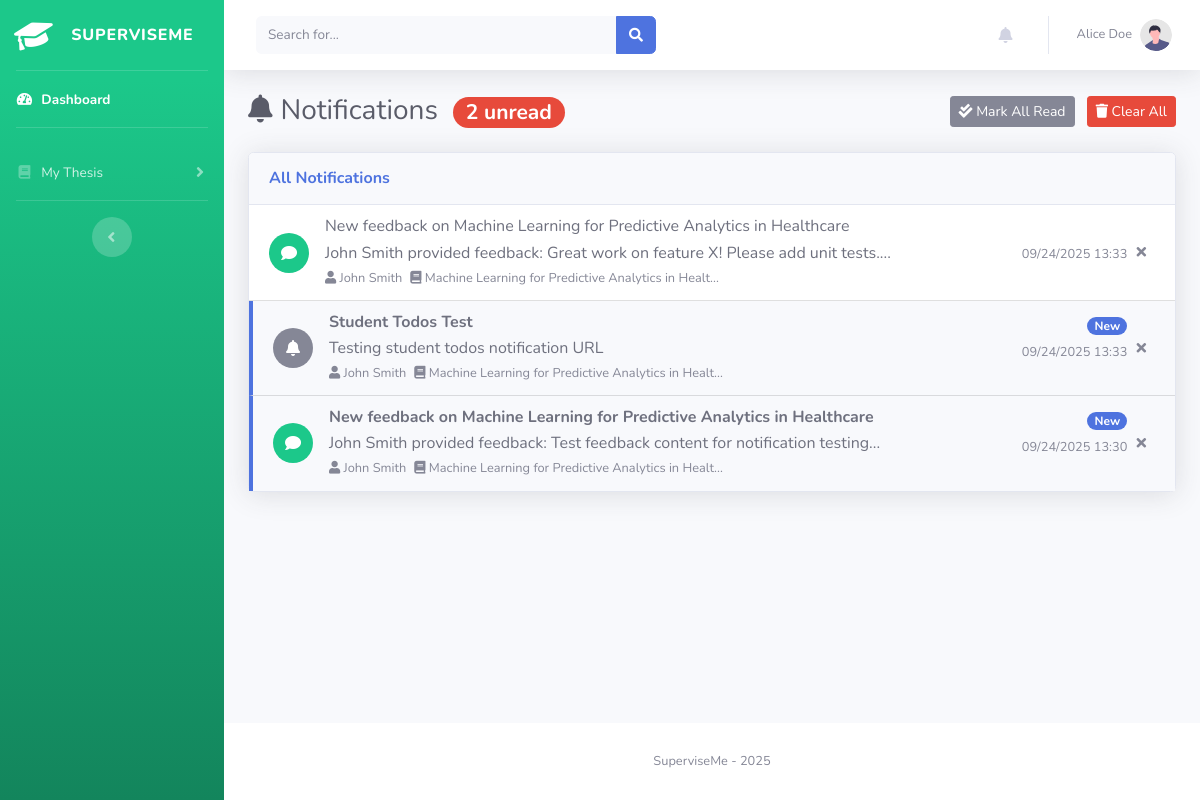
The app's page /notifications (signed in), older data.
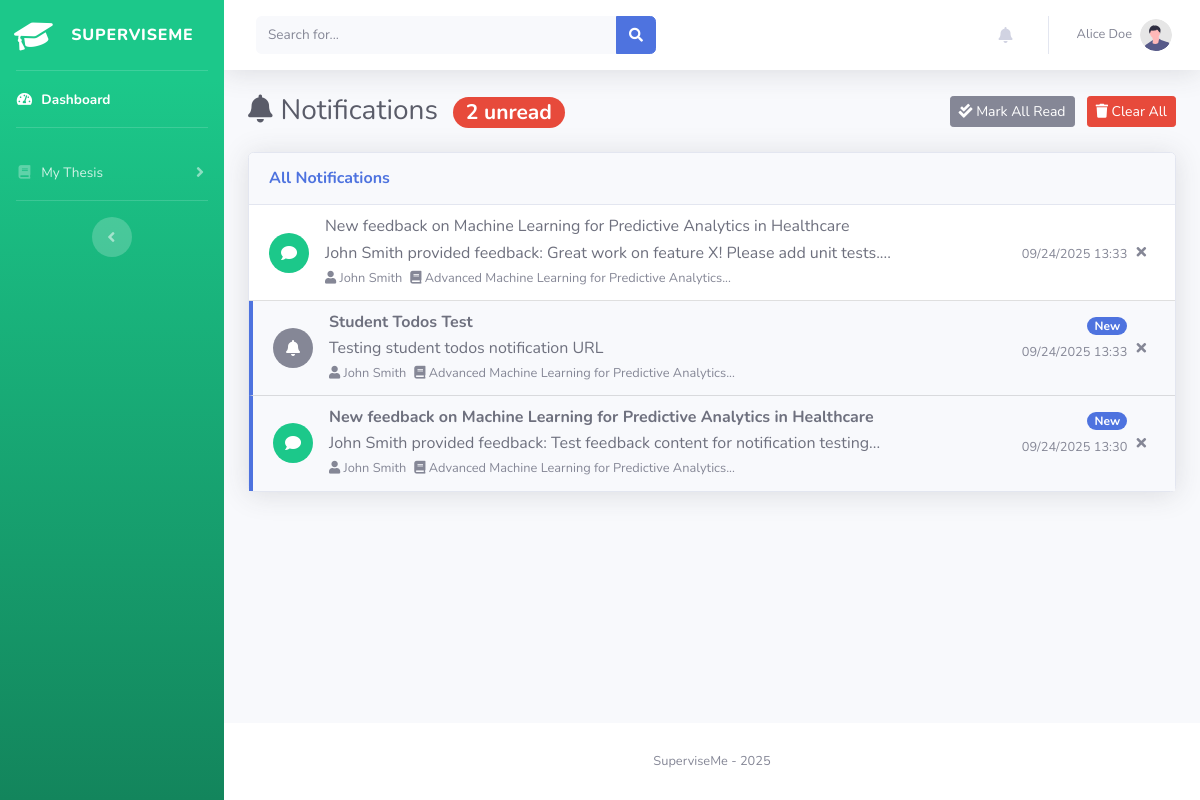
The same page, newer data.
### superviseme/models.py (models this page shows)
class Notification(db.Model):
    __tablename__ = "notification"
    id = db.Column(db.Integer, primary_key=True)
    recipient_id = db.Column(db.Integer, db.ForeignKey("user_mgmt.id"), nullable=False)
    actor_id = db.Column(db.Integer, db.ForeignKey("user_mgmt.id"), nullable=False)  # Who performed the action
    thesis_id = db.Column(db.Integer, db.ForeignKey("thesis.id"), nullable=True)  # Related thesis if applicable
    notification_type = db.Column(db.String(50), nullable=False)  # e.g., "new_update", "new_feedback", "new_todo"
    title = db.Column(db.String(200), nullable=False)  # Short description
    message = db.Column(db.Text, nullable=False)  # Detailed message
    action_url = db.Column(db.String(200), nullable=True)  # URL to the relevant page
    is_read = db.Column(db.Boolean, default=False, nullable=False)
    created_at = db.Column(db.Integer, nullable=False)
    telegram_sent = db.Column(db.Boolean, default=False, nullable=False)  # Track if Telegram notification was sent
    telegram_sent_at = db.Column(db.Integer, nullable=True)  # When Telegram notification was sent
    recipient = db.relationship("User_mgmt", foreign_keys=[recipient_id], backref="received_notifications", lazy=True)
    actor = db.relationship("User_mgmt", foreign_keys=[actor_id], backref="sent_notifications", lazy=True)
    thesis = db.relationship("Thesis", backref="notifications", lazy=True)

class Thesis(db.Model):
    __tablename__ = "thesis"
    id = db.Column(db.Integer, primary_key=True)
    title = db.Column(db.String(100), nullable=False)
    description = db.Column(db.Text, nullable=False)
    author_id = db.Column(db.Integer, db.ForeignKey("user_mgmt.id"), nullable=True)
    frozen = db.Column(db.Boolean, default=False)
    level = db.Column(db.Text, nullable=True)
    created_at = db.Column(db.Integer, nullable=False)

class User_mgmt(UserMixin, db.Model):
    __tablename__ = "user_mgmt"
    id = db.Column(db.Integer, primary_key=True)
    username = db.Column(db.String(50), nullable=False, unique=True)
    name = db.Column(db.String(15))
    surname = db.Column(db.String(15))
    cdl = db.Column(db.String(15))
    email = db.Column(db.String(50), nullable=False, unique=True)
    password = db.Column(db.String(80), nullable=False)
    user_type = db.Column(db.String(10), nullable=False, default="student")
    joined_on = db.Column(db.Integer, nullable=False)
    gender = db.Column(db.String(10), default=None)
    nationality = db.Column(db.String(15), default=None)
    last_activity = db.Column(db.Integer, nullable=True)  # Track last activity timestamp
    last_activity_location = db.Column(db.String(100), nullable=True)  # Track where they were last active
    telegram_user_id = db.Column(db.String(50), nullable=True)  # Telegram user ID for bot notifications
    telegram_enabled = db.Column(db.Boolean, default=False, nullable=False)  # Enable/disable Telegram notifications
    telegram_notification_types = db.Column(db.Text, nullable=True)  # JSON string of enabled notification types
    thesis = db.relationship("Thesis", backref="author", lazy=True)

### superviseme/routes/notifications.py (the view)
@notifications.route("/notifications")
@login_required
def notifications_page():
    user_notifications = get_user_notifications(
        user_id=current_user.id,
        limit=100,  # Get more notifications for the full page
        unread_only=False
    )
    unread_count = get_unread_notification_count(current_user.id)
    return render_template("notifications.html",
                         notifications=user_notifications,
                         unread_count=unread_count,
                         dt=datetime.fromtimestamp)

### superviseme/utils/logging_config.py (called while the page is built)
def log_request_response(app, loggers):
    @app.before_request
    def log_request_info():
        loggers['access_logger'].info("Request started", extra={
            'event_type': 'request_start',
            'endpoint': request.endpoint,
            'url_rule': str(request.url_rule) if request.url_rule else None,
            'content_length': request.content_length,
            'content_type': request.content_type
        })
    @app.after_request
    def log_response_info(response):
        loggers['access_logger'].info("Request completed", extra={
            'event_type': 'request_end',
            'status_code': response.status_code,
            'content_length': response.content_length,
            'content_type': response.content_type
        })
        return response

### superviseme/utils/notifications.py (called while the page is built)
def get_user_notifications(user_id, limit=10, unread_only=False):
    query = Notification.query.filter_by(recipient_id=user_id)
    if unread_only:
        query = query.filter_by(is_read=False)
    return query.order_by(Notification.created_at.desc()).limit(limit).all()

def get_unread_notification_count(user_id):
    return Notification.query.filter_by(recipient_id=user_id, is_read=False).count()

### superviseme/templates/notifications.html (shortened to what the changed rows need)
{% include 'admin/components/header.html' %}
<body id="page-top">
    <div id="wrapper">
        <div id="content-wrapper" class="d-flex flex-column">
            <div id="content">
                <div class="container-fluid">
                    <div class="d-sm-flex align-items-center justify-content-between mb-4">
                        <h1 class="h3 mb-0 text-gray-800">
                            <i class="fas fa-bell mr-2"></i>Notifications
                            {% if unread_count > 0 %}
                                <span class="badge badge-danger badge-pill ml-2">{{ unread_count }} unread</span>
                            {% endif %}
                        </h1>
                    </div>
                    <div class="row">
                        <div class="col-12">
                            <div class="card shadow">
                                <div class="card-body p-0">
                                    {% if notifications %}
                                        <div class="list-group list-group-flush">
                                            {% for notification in notifications %}
                                            <div class="list-group-item list-group-item-action
                                                     {% if not notification.is_read %}bg-light{% endif %}"
                                                 onclick="handleNotificationClick({{ notification.id }}, '{{ notification.action_url or '#' }}')">
                                                <div class="row no-gutters align-items-center">
                                                    <div class="col-auto mr-3">
                                                        {% if notification.notification_type == 'new_update' %}
                                                            <div class="icon-circle bg-primary">
                                                                <i class="fas fa-file-alt text-white"></i>
                                                            </div>
                                                        {% elif notification.notification_type == 'status_change' %}
                                                            <div class="icon-circle bg-warning">
                                                                <i class="fas fa-exchange-alt text-white"></i>
                                                            </div>
                                                        {% elif notification.notification_type == 'new_feedback' %}
                                                            <div class="icon-circle bg-success">
                                                                <i class="fas fa-comment text-white"></i>
                                                            </div>
                                                        {% elif notification.notification_type == 'new_todo' %}
                                                            <div class="icon-circle bg-info">
                                                                <i class="fas fa-tasks text-white"></i>
                                                            </div>
                                                        {% else %}
                                                            <div class="icon-circle bg-secondary">
                                                                <i class="fas fa-bell text-white"></i>
                                                            </div>
                                                        {% endif %}
                                                    </div>
                                                    <div class="col">
                                                        <div class="d-flex justify-content-between align-items-start">
                                                            <div>
                                                                <h6 class="mb-1 {% if not notification.is_read %}font-weight-bold{% endif %}">
                                                                    {{ notification.title }}
                                                                </h6>
                                                                <p class="mb-1 text-gray-700">{{ notification.message }}</p>
                                                                <div class="d-flex align-items-center">
                                                                    {% if notification.actor %}
                                                                    <small class="text-muted mr-2">
                                                                        <i class="fas fa-user"></i>
                                                                        {{ notification.actor.name }} {{ notification.actor.surname }}
                                                                    </small>
                                                                    {% endif %}
                                                                    {% if notification.thesis %}
                                                                    <small class="text-muted mr-2">
                                                                        <i class="fas fa-book"></i>
                                                                        {{ notification.thesis.title[:50] }}{% if notification.thesis.title|length > 50 %}...{% endif %}
                                                                    </small>
                                                                    {% endif %}
                                                                </div>
                                                            </div>
                                                            <div class="text-right">
                                                                {% if not notification.is_read %}
                                                                    <span class="badge badge-primary badge-pill mb-1">New</span>
                                                                {% endif %}
                                                                <br>
                                                                <small class="text-muted">
                                                                    {{ dt(notification.created_at).strftime('%m/%d/%Y %H:%M') if notification.created_at else 'Unknown time' }}
                                                                </small>
                                                            </div>
                                                        </div>
                                                    </div>
                                                    <div class="col-auto">
                                                        <button class="btn btn-link btn-sm text-muted"
                                                                onclick="event.stopPropagation(); deleteNotification({{ notification.id }})"
                                                                title="Delete notification">
                                                            <i class="fas fa-times"></i>
                                                        </button>
                                                    </div>
                                                </div>
                                            </div>
                                            {% endfor %}
                                        </div>
                                    {% else %}
                                        <div class="text-center py-5">
                                            <i class="fas fa-bell-slash fa-3x text-gray-300 mb-3"></i>
                                            <h5 class="text-gray-500">No notifications</h5>
                                            <p class="text-gray-400">You're all caught up! New notifications will appear here.</p>
                                        </div>
                                    {% endif %}
                                </div>
                            </div>
                        </div>
                    </div>
                </div>
            </div>
            {% include 'admin/components/footer.html' %}
</body>
</html>

Row changes from the older to the newer data that the page shows:
changed through a linked row, Notification "John Smith provided feedback: Great work on feature X! Please add unit tests....": thesis "Machine Learning for Predictive Analytics in Healt" → "Advanced Machine Learning for Predictive Analytics"
changed through a linked row, Notification "Student Todos Test": thesis "Machine Learning for Predictive Analytics in Healt" → "Advanced Machine Learning for Predictive Analytics"
changed through a linked row, Notification "John Smith provided feedback: Test feedback content for notification testing...": thesis "Machine Learning for Predictive Analytics in Healt" → "Advanced Machine Learning for Predictive Analytics"
